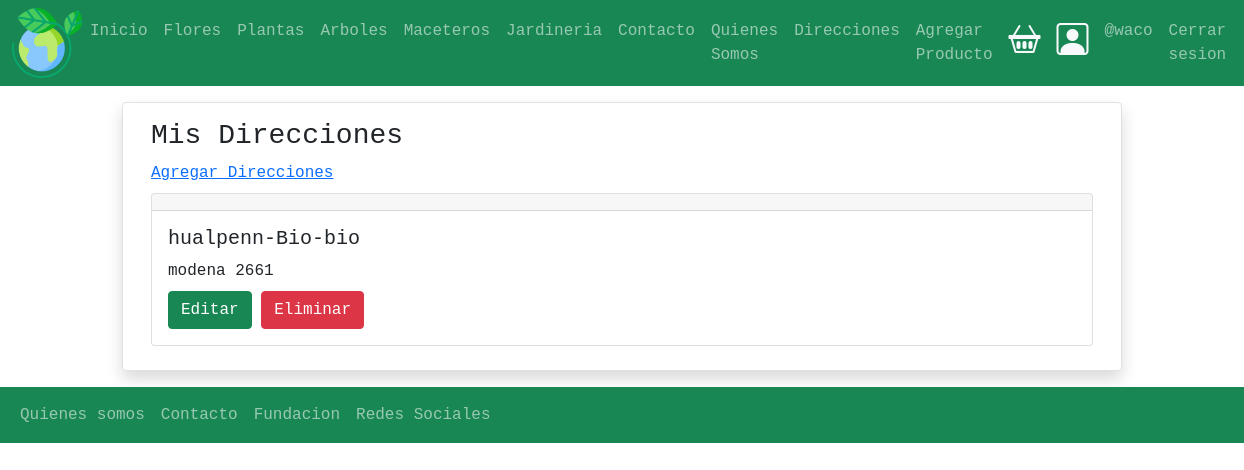
/direcciones/ (signed in), run on an earlier commit of the app's database.
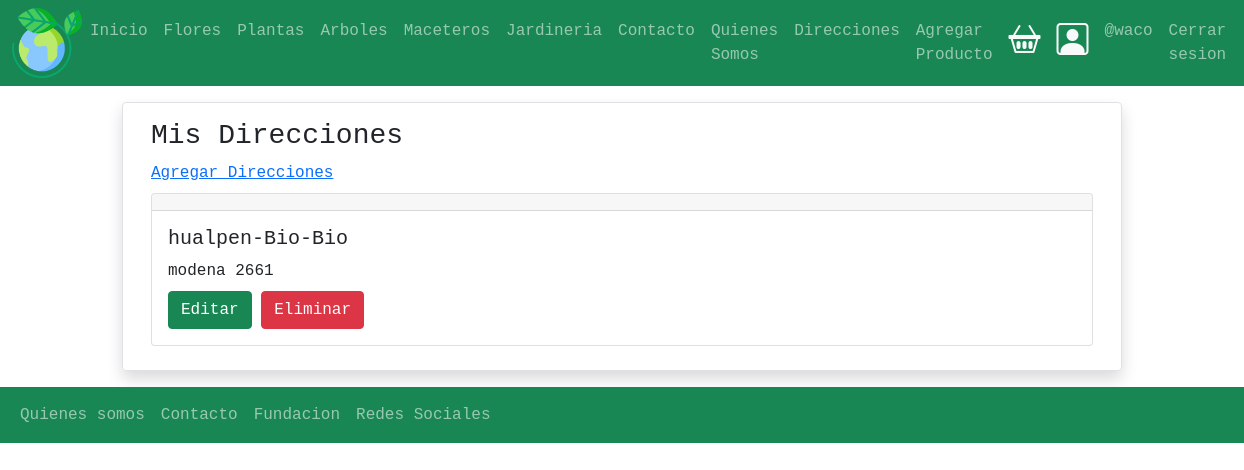
And on a later commit of the database.
### direccion_envio/models.py (models this page shows, shortened)
class DireccionEnvio(models.Model):
    user = models.ForeignKey(User, null=False, blank=False, on_delete=models.CASCADE)
    envio1 = models.CharField(max_length=200)
    ciudad = models.CharField(max_length=100)
    region = models.CharField(max_length=100)
    creacion = models.DateTimeField(auto_now_add=True)
    @property
    def direcciones(self):
        return '{}-{}'.format(self.ciudad, self.region)

### direccion_envio/views.py (the view)
# urls.py: path('',views.DireccionEnviosListView.as_view(), name='direccion_envio'),
class DireccionEnviosListView(LoginRequiredMixin,ListView):
    login_url = 'login'
    modelo = DireccionEnvio
    template_name = 'direccion_envio/direccion_envio.html'
    def get_queryset(self):
        return DireccionEnvio.objects.filter(user = self.request.user)

### direccion_envio/templates/direccion_envio/direccion_envio.html
{% extends 'base.html' %}
{% block contenido %}
<div class="container">
    <div class="row p-3 mt-3 border rounded shadow mb-3">
        <div class="col-xs-4">
            <h3> Mis Direcciones</h3>
            <a href="{% url 'direccion_envio:crear' %}"> Agregar Direcciones</a>
            <div class="mt-2">
                {% for direccion_envio in object_list %}
                <div class="mt-2 mb-2">
                    {% include 'direccion_envio/snippets/direccion_envio.html' with edit=True %}
                </div>
                {% endfor %}
            </div>
        </div>
    </div>
</div>
{% endblock contenido %}

### templates/base.html (shortened to what this page needs)
{% load static %}
<!DOCTYPE html>
<html lang="es">
<head>
    <link href="https://cdn.jsdelivr.net/npm/bootstrap@5.1.3/dist/css/bootstrap.min.css" rel="stylesheet">
    <link rel="stylesheet" href="https://cdn.jsdelivr.net/npm/bootstrap-icons@1.8.2/font/bootstrap-icons.css">
    <link rel="stylesheet" href=" {% static 'css/miestilo.css'%} ">
</head>
<body>
    <header>
        <nav class="navbar navbar-expand-xl navbar-dark bg-success">
            <div class="container-fluid">
                <a href="{% url 'home'%}">
                    <img src="{% static 'img/el-planeta-tierra.png' %}" alt="Logo" style="width: 70px;">
                </a>
                <div class="collapse navbar-collapse" id="mynavbar">
                    <ul class="navbar-nav me-auto">
                        <li class="nav-item">
                            <a class="nav-link" href="{% url 'home' %}">Inicio</a>
                        </li>
                        <li class="nav-item">
                            <a class="nav-link" href="{% url 'flores' %}">Flores</a>
                        </li>
                        <li class="nav-item">
                            <a class="nav-link" href="{% url 'plantas' %}">Plantas</a>
                        </li>
                        <li class="nav-item">
                            <a class="nav-link" href="{% url 'arboles' %}">Arboles</a>
                        </li>
                        <li class="nav-item">
                            <a class="nav-link" href="{% url 'maceteros' %}">Maceteros</a>
                        </li>
                        <li class="nav-item">
                            <a class="nav-link" href="{% url 'jardineria' %}">Jardineria</a>
                        </li>
                        <li class="nav-item">
                            <a class="nav-link" href="{% url 'contacto'%}">Contacto</a>
                        </li>
                        <li class="nav-item">
                            <a class="nav-link" href="{% url 'quienesSomos'%}">Quienes Somos</a>
                        </li>
                        {% if user.is_authenticated %}
                            <li class="nav-item">
                                <a class="nav-link" href="{% url 'direccion_envio:direccion_envio'%}">Direcciones</a>
                            </li>
                        {% endif %}
                        {% if user.is_authenticated %}
                            <li class="nav-item">
                                <a class="nav-link" href=" # ">Agregar Producto</a>
                            </li>
                        {% endif %}
                    </ul>
                    <div class="d-flex m-1">
                        <a href="{% url 'carrito:carrito'%}" class="text-light">
                            <i class="bi bi-basket2 p-1" style="font-size: 2rem;"></i>
                        </a>
                    </div>
                    <div class="d-flex m-2">
                        {% if user.is_authenticated %}
                            <a href="#" class="text-light">
                                <i class="bi bi-person-square" style="font-size: 2rem;"></i>
                            </a>
                        {% else%}
                            <a href="#" class="text-light">
                                <i class="bi bi-person-square" style="font-size: 2rem;"></i>
                            </a>
                        {% endif %}
                    </div>
                    <ul class="navbar-nav ">
                        {% if user.is_authenticated %}
                        <li class="nav-item">
                            <a class="nav-link" href=" # ">@{{ user.username }}</a>
                        </li>
                        <li class="nav-item">
                            <a class="nav-link" href="{% url 'logout' %}">Cerrar sesion</a>
                        </li>
                        {% else%}
                        <li class="nav-item d-flex">
                            <a class="nav-link" href="{% url 'login' %}">Iniciar Sesion</a>
                        </li>
                        {% endif %}
                    </ul>
                </div>
            </div>
        </nav>
    </header>
{% block contenido %}
{% endblock contenido %}
   <footer>
        <nav class="navbar navbar-expand-sm bg-success navbar-dark">
            <div class="container-fluid">
                <ul class="navbar-nav me-auto">
                    <li class="nav-item">
                        <a class="nav-link" href=" {% url 'quienesSomos'%}">Quienes somos</a>
                    </li>
                    <li class="nav-item">
                        <a class="nav-link" href=" {% url 'contacto'%} ">Contacto</a>
                    </li>
                    <li class="nav-item">
                        <a class="nav-link" href="javascript:void(0)">Fundacion</a>
                    </li>
                    <li class="nav-item">
                        <a class="nav-link" href="#">Redes Sociales</a>
                    </li>
                </ul>
            </div>
          </nav>
    </footer>
</body>
</html>

### direccion_envio/templates/direccion_envio/snippets/direccion_envio.html
<div class="card ">
    <h5 class="card-header"></h5>
    <div class="card-body">
        <h5 class="card-title"> {{ direccion_envio.direcciones }}</h5>
        <div class="card-title">
            {{ direccion_envio.envio1}}
        </div>
        {% if edit %}
        <div class="mt-2">
            <a href="{% url  'direccion_envio:update'  direccion_envio.pk %}" class=" btn btn-success">Editar</a>
            <a href="{% url  'direccion_envio:borrar'  direccion_envio.pk %}" class=" btn btn-danger">Eliminar</a>
        </div>
        {% endif %}
    </div>
</div>

### static/css/miestilo.css (style rules this page uses)
body { font-family: monospace; }
.container { width: 100%; max-width: 1000px; margin: auto; }

What changed in the data, as far as the page shows it:
removed DireccionEnvio: direcciones "hualpenn-Bio-bio", envio1 "modena 2661"
added DireccionEnvio: direcciones "hualpen-Bio-Bio", envio1 "modena 2661"
